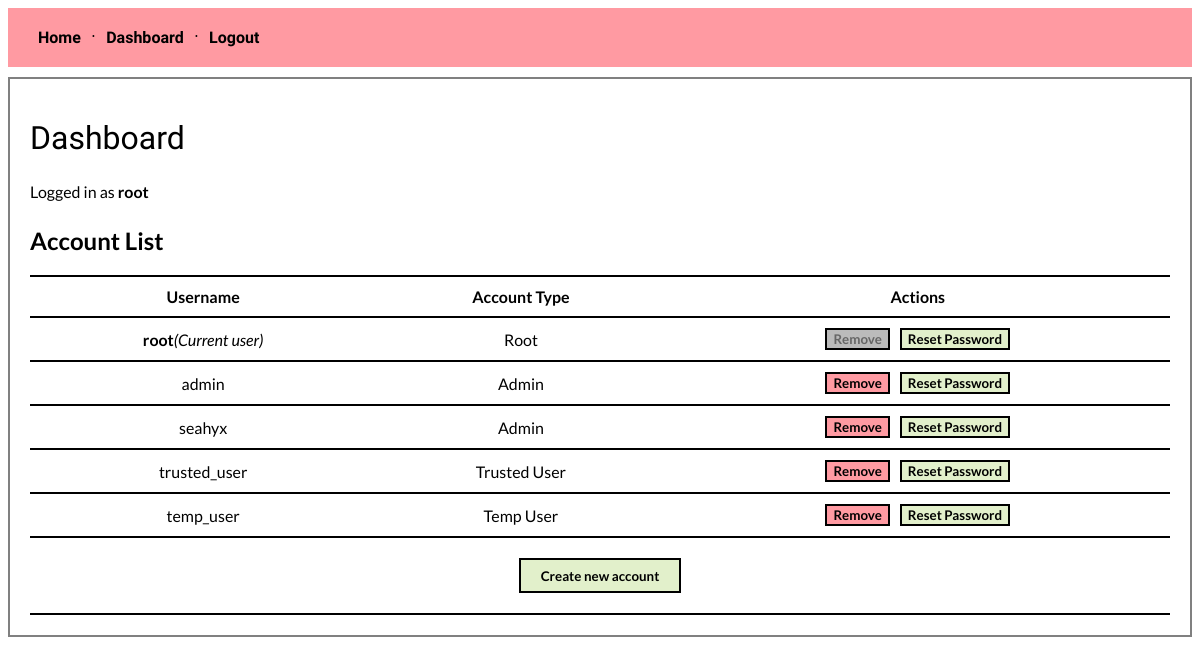
The page /dashboard/ (signed in) on the database as committed earlier.
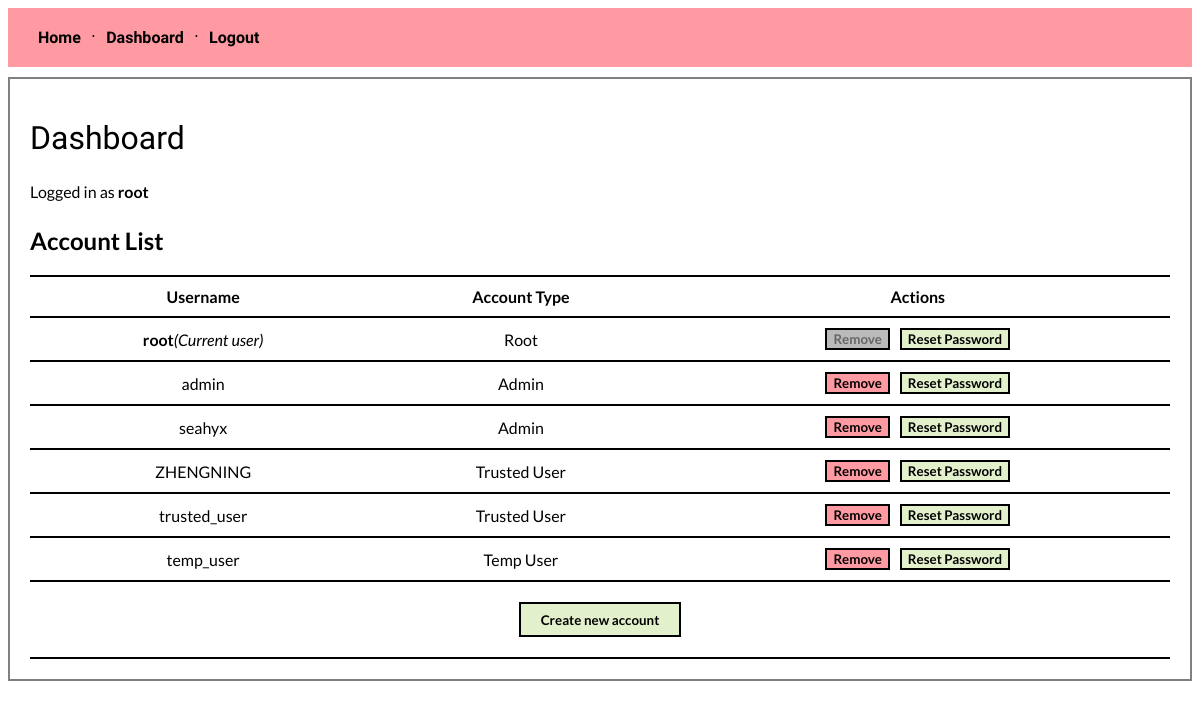
The same page on the database as committed later.
### app/models.py (models this page shows, shortened)
class User(UserMixin, db.Model):
	id = db.Column(db.Integer, primary_key = True)
	username = db.Column(db.String(64), index = True, unique = True)
	password_hash = db.Column(db.String(128))
	account_type = db.Column(db.Integer, index = True)
	ACCOUNT_TYPES = [(0, 'Root'), (1, 'Admin'), (2, 'Trusted User'), (3, 'Temp User')]
	def get_account_type_name(self):
		return self.ACCOUNT_TYPES[self.account_type][1]
	def has_admin_rights(self):
		return (self.account_type == 0 or self.account_type == 1)

### app/routes.py (the view, shortened to what this page needs)
@app.route('/dashboard/')
@login_required
@permissions.admin_required
def dashboard():
	return render_template('dashboard.html', title='Admin Dashboard', users=User.query.order_by(User.account_type).order_by(User.username).all())

### app/models.py (called while the page is built)
@login.user_loader
def load_user(id):
	return User.query.get(int(id))

### app/permissions.py (called while the page is built)
	def admin_required(self, func):
		@wraps(func)
		def wrapper(*args, **kwargs):
			if current_user.is_authenticated and current_user.has_admin_rights():
				return func(*args, **kwargs)
			else:
				flash('You do not have the permission to access this page')
				return redirect(url_for(self.redirect_view))
		return wrapper

### app/templates/dashboard.html (shortened to what this page needs)
{% extends "base.html" %}
{% block content %}
	<div class='container'>
		<h1>Dashboard</h1>
		{% if current_user.is_authenticated %}
		<p>Logged in as <strong>{{ current_user.username }}</strong></p>
		{% endif %}
		<h2>Account List</h2>
		<div style='overflow:auto;'>
			<table style='width:-webkit-fill-available;'>
				<tr>
					<th>Username</th>
					<th>Account Type</th>
					<th>Actions</th>
				</tr>
				{% for account in users %}
				<tr>
					{% if account.id == current_user.id %}
					<td><strong>{{ account.username }}</strong><em>(Current user)</em></td>
					{% else %}
					<td>{{ account.username }}</td>
					{% endif %}
					<td>{{ account.get_account_type_name() }}</td>
					<td>
						<div class='flex-horizontal flex-center'>
							<button id='{{ account.id }}' type='button' class='red button-remove' style='margin-right:10px;'
							{% if account.account_type == 0 or account.id == current_user.id %}
							disabled
							{% endif %}
							>Remove</button>
							<button id='{{ account.username }}' type='button' class='button-reset'>Reset Password</button>
						</div>
					</td>
				</tr>
				{% endfor %}
				<tr>
					<th colspan='99'>
						<div class='flex-horizontal flex-center'>
							<button type='button' class='btn-small' onclick="window.location.href = '{{ url_for("registration", next="/"+request.endpoint) }}'">Create new account</button>
						</div>
					</th>
				</tr>
			</table>
		</div>
{% endblock %}

### app/templates/base.html (shortened to what this page needs)
<!DOCTYPE html>
<html>
<head>
	<link rel='stylesheet' type='text/css'
	href="{{ url_for('static', filename='styles/default-style.css') }}">
</head>
<body>
	<header>
		<ul>
			{% if current_user.is_anonymous %}
			<li><a href="{{ url_for('login') }}">Login</a></li>
			{% else %}
			<li><a href="{{ url_for('index') }}">Home</a></li>
			{% if current_user.is_authenticated and current_user.has_admin_rights() %}
			<li><a href="{{ url_for('dashboard') }}">Dashboard</a></li>
			{% endif %}
			<li><a href="{{ url_for('logout') }}">Logout</a></li>
			{% endif %}
		</ul>
	</header>
	{% block content %}{% endblock %}
</body>
</html>

### app/static/styles/default-style.css (style rules this page uses)
:root { --red: #FF9AA2; --orange: #FFB7B2; --yellow: #FFDAC1; --green: #E2F0CB; --teal: #B5EAD7; --blue: #C7CEEA; --primaryFont: 'Raleway', sans-serif; --secondaryFont: 'Lato', sans-serif; }
header { width: 100%; position: relative; top: 0; margin-bottom: 10px; background-color: var(--red); z-index: 1; }
header ul { display: flex; flex-flow: row nowrap; overflow: scroll hidden; list-style: none; margin: 0; padding: 20px; }
header ul li { display: flex; }
header ul li::after { content: '\00b7'; cursor: default; }
header ul li:last-child::after { content: ''; }
header ul li a { position: relative; margin: 0 10px; color: black; font-family: var(--primaryFont); font-weight: bold; text-decoration: none; white-space: nowrap; -webkit-transition: all 0.15s; -moz-transition: all 0.15s; -ms-transition: all 0.15s; -o-transition: all 0.15s; transition: all 0.15s; }
header ul li a::after { content: ''; position: absolute; width: 0; height: 4px; bottom: 0; left: 0; background-color: black; visibility: hidden; -webkit-transition: all 0.15s; -moz-transition: all 0.15s; -ms-transition: all 0.15s; -o-transition: all 0.15s; transition: all 0.15s; }
.container { display: flex; flex-flow: column nowrap; padding: 10px; border: 2px solid grey; }
.flex-horizontal { display: flex; flex-direction: row; }
.flex-center { justify-content: center; align-items: center; }
button { position: relative; display: flex; justify-content: center; align-items: center; background-color: var(--green); border: 2px solid black; cursor: pointer; color: black; font-family: var(--secondaryFont); font-weight: bold; outline: none; -webkit-transition: all 0.15s ease; -moz-transition: all 0.15s ease; -ms-transition: all 0.15s ease; -o-transition: all 0.15s ease; transition: all 0.15s ease; }
button::after { content: ''; position: absolute; width: 0; height: 4px; bottom: 0; left: 0; background-color: black; visibility: hidden; -webkit-transition: all 0.15s; -moz-transition: all 0.15s; -ms-transition: all 0.15s; -o-transition: all 0.15s; transition: all 0.15s; }
button:disabled { background-color: #bbb; color: #666; cursor: default; }
button:disabled::after { display: none; }
.btn-small { width: auto; margin: 10px; padding: 7.5px 20px; }
.red { background-color: var(--red); }
p, label { margin: 5px 10px; font-family: var(--secondaryFont); }
h1 { margin: 30px 10px 20px 10px; font-family: var(--primaryFont); font-weight: normal; }
h2 { margin: 20px 10px 10px 10px; font-family: var(--secondaryFont); font-weight: bold; }
table, th, td { margin: 10px; padding: 10px; border-bottom: 2px solid black; border-collapse: collapse; text-align: center; font-family: var(--secondaryFont); }
table { border-top: 2px solid black; }

Rows that differ between the two databases and show on the page:
added User: username "ZHENGNING", get_account_type_name "Trusted User"
